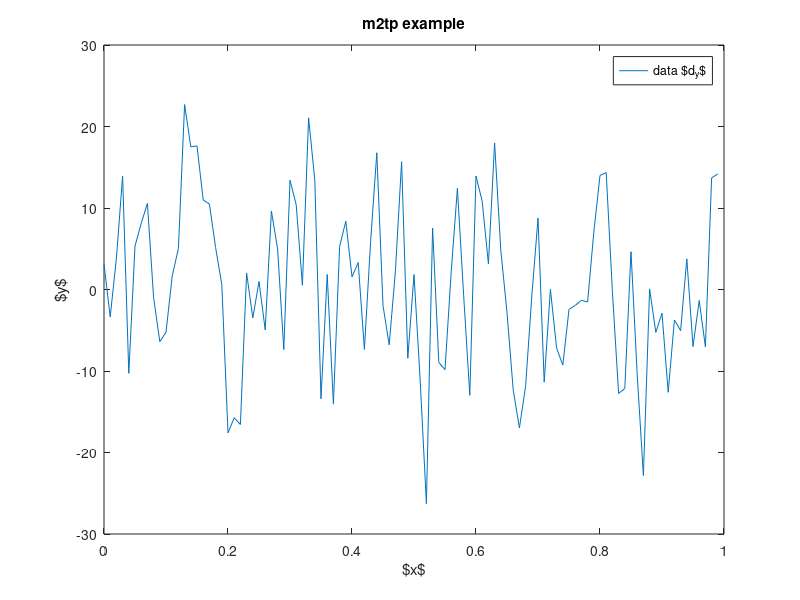

The MATLAB script that drew this image: (Note: this script raises an error after producing the figure.)
% Start clean
close all
clear

% Generate random plot(s)
numdata = 100;
dt = 0.01;

% Define number of subplots
spx = 1;
spy = 1;

figure
for ii = 1:spx*spy
    x = 0:dt:(numdata-1)*dt;
    y = 10*randn(1,numdata);
    subplot(spx,spy,ii)
    plot(x,y)
    xlabel('$x$')
    ylabel('$y$')
    title('m2tp example')
    legend('data $d_{y}$')

end

% Define path and filename
path = '.\';
name = 'm2tPrev';
ext = '.tikz';

filename = [name,ext];

% Generate tikz file
matlab2tikz('filename',filename,...
    'height', '\figureheight',...
    'width', '\figurewidth',...
    'encoding', 'UTF8',...
    'showInfo', false,...
    'checkForUpdates', false,...
    'parseStrings', false,...
    'floatFormat', '%.4g',...
    'noSize', false,...
    'extraAxisOptions','enlargelimits=false');

% Define figure width and height for preview
figurewidth = 12;
figureheight = 5;
figuresize_unit = 'cm';

% Set file parameters
job_name = 'tikz_file';
tikz_fn = filename;
fig_size = [figurewidth,figureheight];
fig_size_unit = figuresize_unit;
pdf_fn = job_name;
pdf_fn_suff = '_prev';
cmd_out_flag = false;
cl_aux_files = true;
width_def_latex = '\figurewidth';
height_def_latex = '\figureheight';
tex_wrapper_fn = 'm2tp_custom.tex';

% Compile tikz picture and show pdf preview
% m2tp(tikz_fn,fig_size);
m2tp(tikz_fn,fig_size,...
    'fig_size_unit',fig_size_unit,...
    'pdf_fn',pdf_fn,...
    'pdf_fn_suff',pdf_fn_suff,...
    'tex_wrapper_fn',tex_wrapper_fn,...
    'cmd_out_flag',cmd_out_flag,...
    'cl_aux_files',cl_aux_files,...
    'height_def_latex',height_def_latex,...
    'width_def_latex',width_def_latex);
